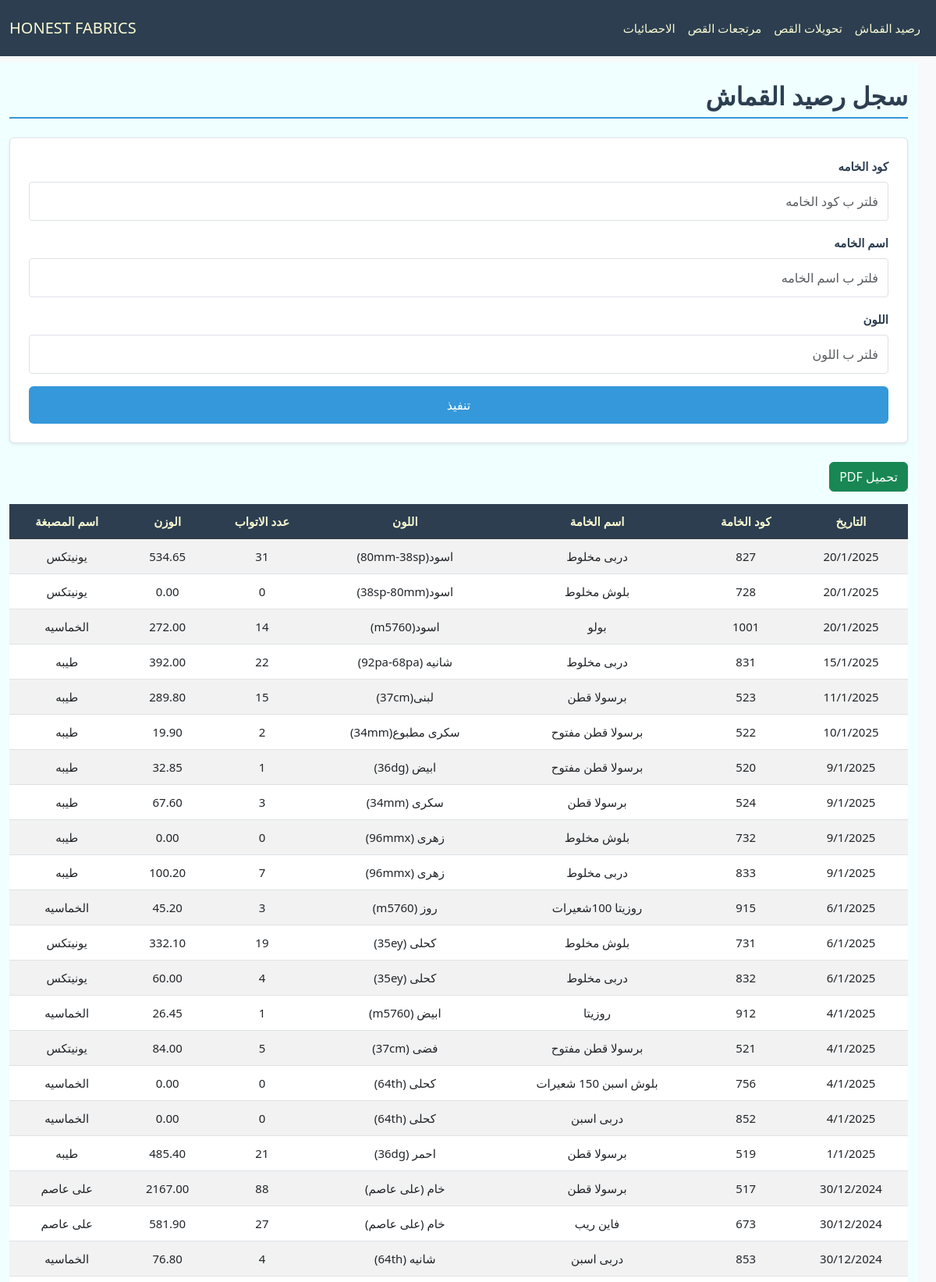
The page / (upper part) on the database its author committed.
### cloth/models.py (models this page shows, shortened)
class Base(models.Model):
    id = models.IntegerField(primary_key=True, verbose_name="الرمز")
    fabric_code = models.CharField(max_length=100, verbose_name="كود الخامه", db_index=True, null=True, blank=True)
    fabric_name = models.CharField(max_length=200, verbose_name="اسم الخامه", null=True, blank=True)
    color = models.CharField(max_length=100, verbose_name="اللون", null=True, blank=True)
    roll = models.PositiveIntegerField(verbose_name="عدد الاتواب", null=True, blank=True)
    weight = models.DecimalField(max_digits=10, decimal_places=2, verbose_name="الوزن", null=True, blank=True)
    date = models.CharField(max_length=100,verbose_name="التاريخ", null=True, blank=True)
    class Meta:
        abstract = True

class Fabric(Base):
    dyehouse_name = models.CharField(max_length=200, verbose_name="اسم المصبغة", null=True, blank=True)

### cloth/views.py (the view)
# urls.py: path('', FabricView.as_view(), name='fabric_view'),
class FabricView(FilterableListView):
    template_name = "cloth/balance.html"
    model = Fabric
    filter_fields = ['fabric_code', 'fabric_name', 'color']
    columns = ["التاريخ","كود الخامة","اسم الخامة","اللون","عدد الاتواب","الوزن","اسم المصبغة"]

### cloth/views.py (called while the page is built)
    def parse_date(self, date_str):
        try:
            normalized_date = date_str.replace("\\", "/")
            return datetime.strptime(normalized_date, "%d/%m/%Y")
        except (ValueError, AttributeError):
            return datetime.min

    def get_queryset(self):
        queryset = super().get_queryset()
        filters = Q()
        ordering = self.request.GET.get('order', 'desc')
        for field in self.filter_fields:
            filter_value = self.request.GET.get(field)
            if filter_value:
                filters &= Q(**{f"{field}__icontains": filter_value})
        filtered_queryset = queryset.filter(filters)
        models = list(filtered_queryset)
        models.sort(
            key=lambda x: self.parse_date(x.date) if x.date else datetime.min,
            reverse=(ordering == 'desc')
        )
        return models

    def get_context_data(self, **kwargs):
        context = super().get_context_data(**kwargs)
        update = Updates.objects.all().order_by('-date').first()
        context['update'] = localtime(update.date).strftime("%d/%m %I:%M %p") if update and update.date else None
        context['columns'] = self.columns
        model_meta = self.model._meta
        context['filter_fields'] = [
            {
                'field_name': field,
                'verbose_name': model_meta.get_field(field).verbose_name,
                'value': self.request.GET.get(field) or "",
            }
            for field in self.filter_fields
        ]
        return context

### cloth/templates/cloth/balance.html (shortened to what this page needs)
{% extends "cloth/layout.html" %}
{% load static %}
{% block body %}
    <h2 class="section-title pt-4">سجل رصيد القماش</h2>
    <form method="get" class="filter-form mb-4 p-4 rounded shadow-sm">
        {% for filter_field in filter_fields %}
        <div class="form-group mb-3">
            <label for="filter_{{ forloop.counter }}" class="form-label">{{ filter_field.verbose_name }}</label>
            <input type="text" id="filter_{{ forloop.counter }}" name="{{ filter_field.field_name }}"
                   placeholder="فلتر ب {{ filter_field.verbose_name }}"
                   class="form-control"
                   value="{{ filter_field.value }}">
        </div>
        {% endfor %}
        <button type="submit" class="btn btn-primary w-100">تنفيذ</button>
    </form>
    <button onclick="generatePDF()" class="btn btn-success mb-3">تحميل PDF</button>
    <div style="overflow-y: auto; max-height: 70vh; position: relative;" class="table-responsive mb-4">
        <table id="data-table" class="table table-striped">
            <thead class="table-dark">
                <tr>
                    <th style="position: sticky; top: 0;" >التاريخ</th>
                    <th style="position: sticky; top: 0;" >كود الخامة</th>
                    <th style="position: sticky; top: 0;" >اسم الخامة</th>
                    <th style="position: sticky; top: 0;" >اللون</th>
                    <th style="position: sticky; top: 0;" >عدد الاتواب</th>
                    <th style="position: sticky; top: 0;" >الوزن</th>
                    <th style="position: sticky; top: 0;" >اسم المصبغة</th>
                </tr>
            </thead>
            <tbody>
                {% for model in models %}
                <tr>
                    <td>{{ model.date }}</td>
                    <td>{{ model.fabric_code }}</td>
                    <td>{{ model.fabric_name }}</td>
                    <td>{{ model.color }}</td>
                    <td>{{ model.roll }}</td>
                    <td>{{ model.weight }}</td>
                    <td>{{ model.dyehouse_name }}</td>
                </tr>
                {% endfor %}
            </tbody>
        </table>
    </div>
{% endblock body %}

### cloth/static/cloth/styles.css (style rules this page uses)
:root { --primary-color: #3498db; --secondary-color: #2c3e50; --success-color: #2ecc71; --danger-color: #e74c3c; --warning-color: #f1c40f; --light-bg: #f8f9fa; --dark-bg: #343a40; --light-text: lightgoldenrodyellow; --golden-text: rgb(255, 255, 0); --border-color: #dee2e6; --white-color: #ffffff; }
ul, div { padding: 0; margin: 0; }
body { background-color: var(--light-bg); margin-top: 80px; margin-inline: 0; font-family: 'Segoe UI', Tahoma, Geneva, Verdana, sans-serif; line-height: 1.6; font-size: 16px; }
.section-title { color: var(--secondary-color); border-bottom: 2px solid var(--primary-color); padding-bottom: 0.5rem; margin-bottom: 1.5rem; font-weight: bold; }
.table { border-collapse: separate; border-spacing: 0; border-radius: 8px; width: 100%; }
.table th, .table td { text-align: center; vertical-align: middle; padding: 10px; }
.table-striped tbody tr:nth-of-type(odd) { background-color: var(--light-bg); }
.table-dark th { background-color: var(--secondary-color); color: var(--light-text); }
.filter-form { background-color: var(--white-color); border: 1px solid var(--border-color); border-radius: 8px; padding: 1.5rem; box-shadow: 0 4px 6px rgba(0, 0, 0, 0.1); }
.filter-form .form-group { margin-bottom: 1.5rem; }
.filter-form .form-label { display: block; font-weight: bold; color: var(--secondary-color); margin-bottom: 0.5rem; }
.filter-form .form-control { border: 1px solid var(--border-color); border-radius: 4px; padding: 0.75rem; transition: border-color 0.3s ease, box-shadow 0.3s ease; }
.filter-form .btn { background-color: var(--primary-color); border: none; color: var(--white-color); padding: 0.75rem; font-size: 1rem; transition: background-color 0.3s ease, transform 0.2s ease; }
@media (max-width: 1200px) { body { font-size: 15px; } }

### rows shown on the page
Fabric: date "20/1/2025", fabric_code "827", fabric_name "دربى مخلوط", color "اسود(80mm-38sp)", roll "31", weight "534.65", dyehouse_name "يونيتكس"
Fabric: date "20/1/2025", fabric_code "728", fabric_name "بلوش مخلوط", color "اسود(38sp-80mm)", roll "0", weight "0.00", dyehouse_name "يونيتكس"
Fabric: date "20/1/2025", fabric_code "1001", fabric_name "بولو", color "اسود(m5760)", roll "14", weight "272.00", dyehouse_name "الخماسيه"
Fabric: date "15/1/2025", fabric_code "831", fabric_name "دربى مخلوط", color "شانيه (92pa-68pa)", roll "22", weight "392.00", dyehouse_name "طيبه"
Fabric: date "11/1/2025", fabric_code "523", fabric_name "برسولا قطن", color "لبنى(37cm)", roll "15", weight "289.80", dyehouse_name "طيبه"
Fabric: date "10/1/2025", fabric_code "522", fabric_name "برسولا قطن مفتوح", color "سكرى مطبوع(34mm)", roll "2", weight "19.90", dyehouse_name "طيبه"
Fabric: date "9/1/2025", fabric_code "520", fabric_name "برسولا قطن مفتوح", color "ابيض (36dg)", roll "1", weight "32.85", dyehouse_name "طيبه"
Fabric: date "9/1/2025", fabric_code "524", fabric_name "برسولا قطن", color "سكرى (34mm)", roll "3", weight "67.60", dyehouse_name "طيبه"
Fabric: date "9/1/2025", fabric_code "732", fabric_name "بلوش مخلوط", color "زهرى (96mmx)", roll "0", weight "0.00", dyehouse_name "طيبه"
Fabric: date "9/1/2025", fabric_code "833", fabric_name "دربى مخلوط", color "زهرى (96mmx)", roll "7", weight "100.20", dyehouse_name "طيبه"
Fabric: date "6/1/2025", fabric_code "915", fabric_name "روزيتا 100شعيرات", color "روز (m5760)", roll "3", weight "45.20", dyehouse_name "الخماسيه"
Fabric: date "6/1/2025", fabric_code "731", fabric_name "بلوش مخلوط", color "كحلى (35ey)", roll "19", weight "332.10", dyehouse_name "يونيتكس"
Fabric: date "6/1/2025", fabric_code "832", fabric_name "دربى مخلوط", color "كحلى (35ey)", roll "4", weight "60.00", dyehouse_name "يونيتكس"
Fabric: date "4/1/2025", fabric_code "912", fabric_name "روزيتا", color "ابيض (m5760)", roll "1", weight "26.45", dyehouse_name "الخماسيه"
Fabric: date "4/1/2025", fabric_code "521", fabric_name "برسولا قطن مفتوح", color "فضى (37cm)", roll "5", weight "84.00", dyehouse_name "يونيتكس"
Fabric: date "4/1/2025", fabric_code "756", fabric_name "بلوش اسبن 150 شعيرات", color "كحلى (64th)", roll "0", weight "0.00", dyehouse_name "الخماسيه"
Fabric: date "4/1/2025", fabric_code "852", fabric_name "دربى اسبن", color "كحلى (64th)", roll "0", weight "0.00", dyehouse_name "الخماسيه"
Fabric: date "1/1/2025", fabric_code "519", fabric_name "برسولا قطن", color "احمر (36dg)", roll "21", weight "485.40", dyehouse_name "طيبه"
Fabric: date "30/12/2024", fabric_code "517", fabric_name "برسولا قطن", color "خام (على عاصم)", roll "88", weight "2167.00", dyehouse_name "على عاصم"
Fabric: date "30/12/2024", fabric_code "673", fabric_name "فاين ريب", color "خام (على عاصم)", roll "27", weight "581.90", dyehouse_name "على عاصم"
Fabric: date "30/12/2024", fabric_code "853", fabric_name "دربى اسبن", color "شانيه (64th)", roll "4", weight "76.80", dyehouse_name "الخماسيه"

### other values the page prints
{{ filter_field.verbose_name }} "كود الخامه" "اسم الخامه" "اللون"
